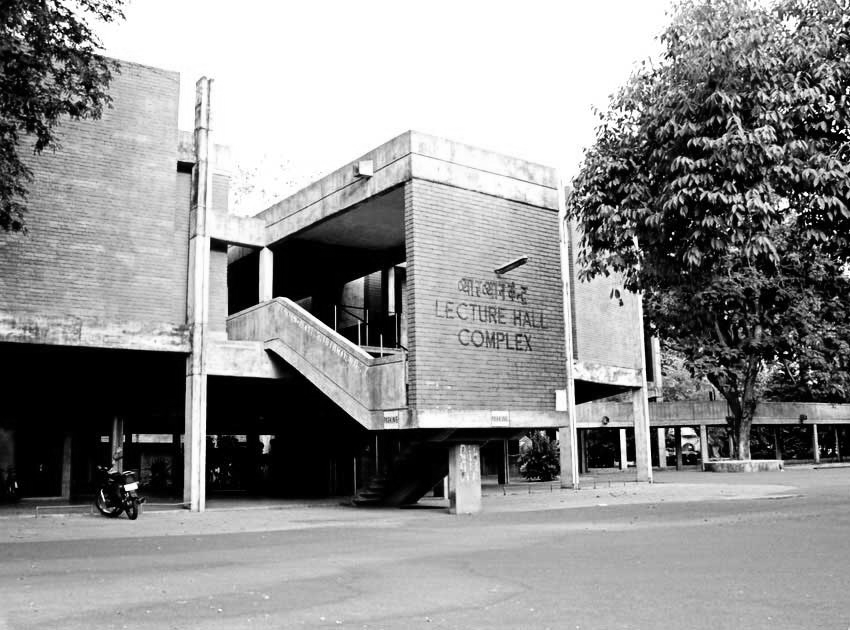
#> input picture HW7/lhc.png, 850 x 630 px
$ python test.py
#> lines starting #> are read from the running program, lines starting #| are printed output that depends on the picture
import cv2
import numpy as np
import matplotlib.pyplot as plt

# Load the grayscale image
image = cv2.imread('lhc.png', cv2.IMREAD_GRAYSCALE)
#> image is the input picture: shape (630, 850); min 0, max 255, mean 144.9


# Create an empty array to store the LBP values
lbp_result = np.zeros_like(image, dtype=np.uint8)

# Calculate LBP values for each pixel by comparing with neighboring pixels
for y in range(1, image.shape[0] - 1):
    for x in range(1, image.shape[1] - 1):
        center_pixel = image[y, x]
        binary_string = (
            ('1' if image[y-1, x-1] > center_pixel else '0') +
            ('1' if image[y-1, x] > center_pixel else '0') +
            ('1' if image[y-1, x+1] > center_pixel else '0') +
            ('1' if image[y, x+1] > center_pixel else '0') +
            ('1' if image[y+1, x+1] > center_pixel else '0') +
            ('1' if image[y+1, x] > center_pixel else '0') +
            ('1' if image[y+1, x-1] > center_pixel else '0') +
            ('1' if image[y, x-1] > center_pixel else '0')
        )
        lbp_result[y, x] = int(binary_string, 2)
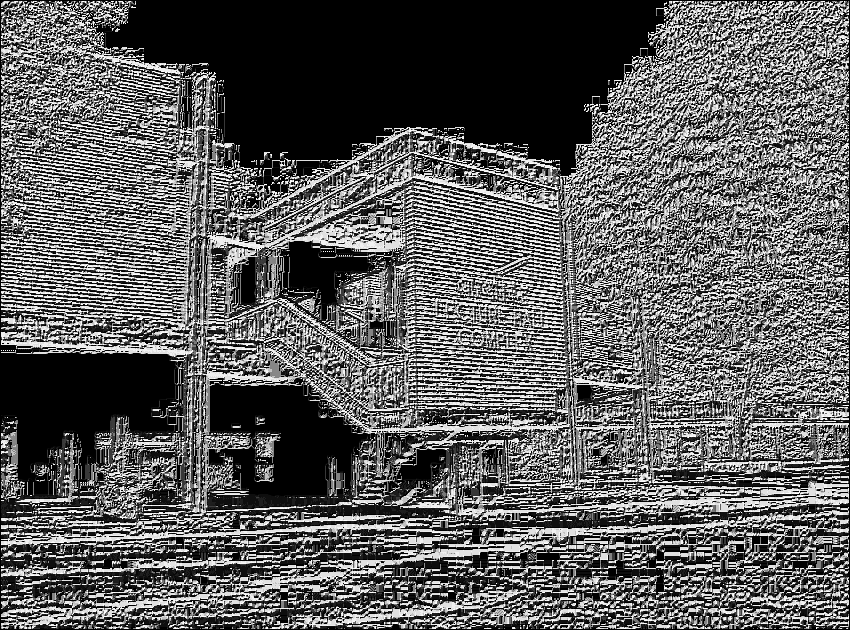
#> lbp_result: shape (630, 850); min 0, max 255, mean 93.4

# Define cell dimensions to split image into 2x2 grid
cell_height = lbp_result.shape[0] // 2
#> cell_height = 315
cell_width = lbp_result.shape[1] // 2
#> cell_width = 425

# Create an empty list to store histograms from each cell
concatenated_histogram = []

# Calculate histograms for each cell in the 2x2 grid and normalize each histogram
for row in range(0, lbp_result.shape[0], cell_height):
    for col in range(0, lbp_result.shape[1], cell_width):
        cell_region = lbp_result[row:row + cell_height, col:col + cell_width]
        histogram, _ = np.histogram(cell_region.ravel(), bins=256, range=(0, 256))
        normalized_hist = histogram / histogram.sum()  # Normalize the histogram
        concatenated_histogram.extend(normalized_hist)
#> after the loop, concatenated_histogram = 1024 values, max 0.374 at index 0, min 0 at index 85, mean 0.00391

# Display the computed LBP image
plt.imshow(lbp_result, cmap='gray')
plt.title("Computed LBP Representation")
plt.axis("off")
plt.show()

# Plot the concatenated histogram vector
plt.plot(concatenated_histogram)
plt.title("Concatenated LBP Histogram (Feature Vector)")
plt.xlabel("Histogram Bins")
plt.ylabel("Normalized Frequency")
plt.show()
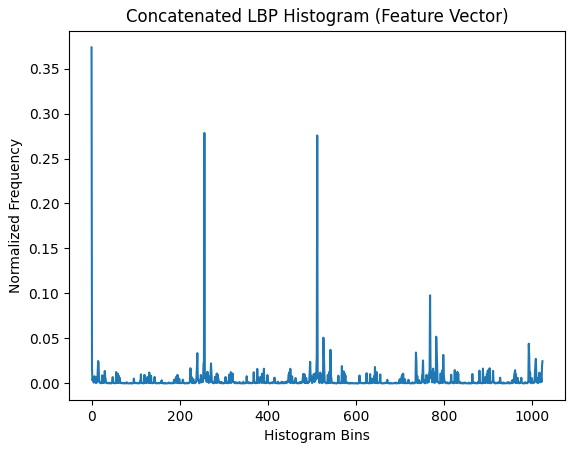
#> figure drawn by matplotlib, 1 panel; curve peaks at x = 0, y = 0.374

$ run again, with HW7/pic1.png copied over HW7/lhc.png
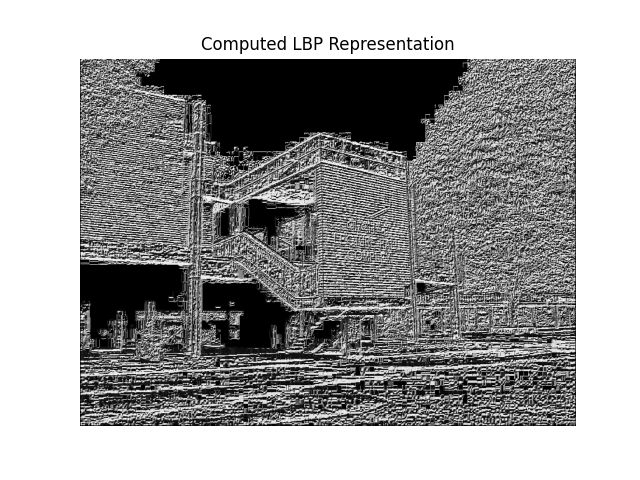
#> input picture HW7/pic1.png, 640 x 480 px
#> image is the input picture: shape (480, 640); min 0, max 255, mean 158.5
#> after the loop `for y in range(1, image.shape[0] - 1):`:
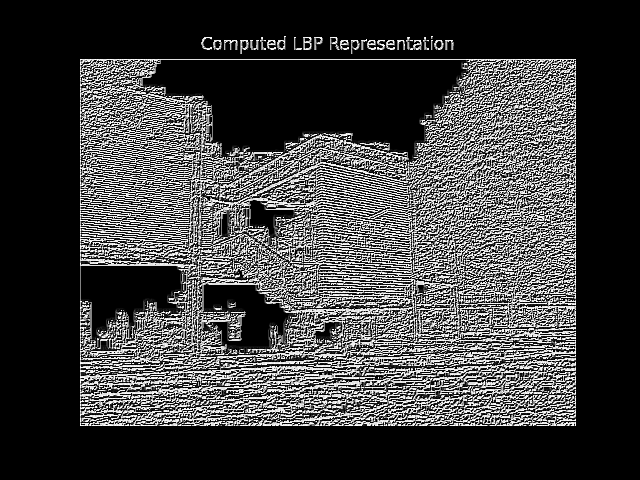
#> lbp_result: shape (480, 640); min 0, max 255, mean 63.6
#> after the loop `for row in range(0, lbp_result.shape[0], cell_height):`: concatenated_histogram = 1024 values, max 0.619 at index 0, min 0 at index 85, mean 0.00391
#> `plt.show()`:
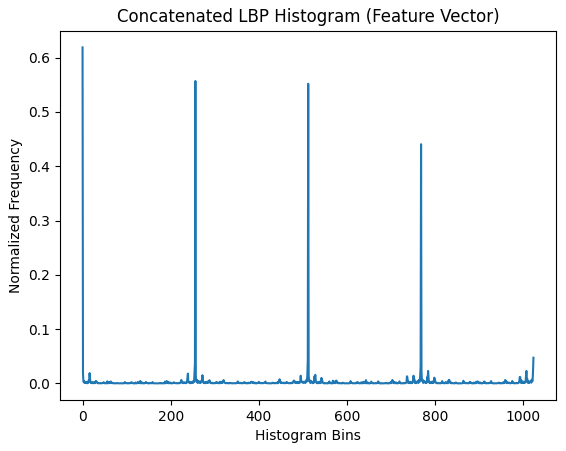
#> figure drawn by matplotlib, 1 panel; curve peaks at x = 0, y = 0.619
